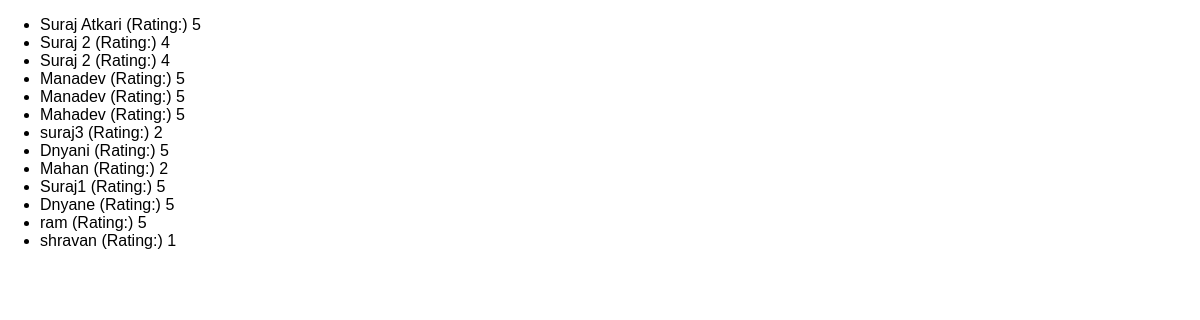
The app's page /reviews, older data.
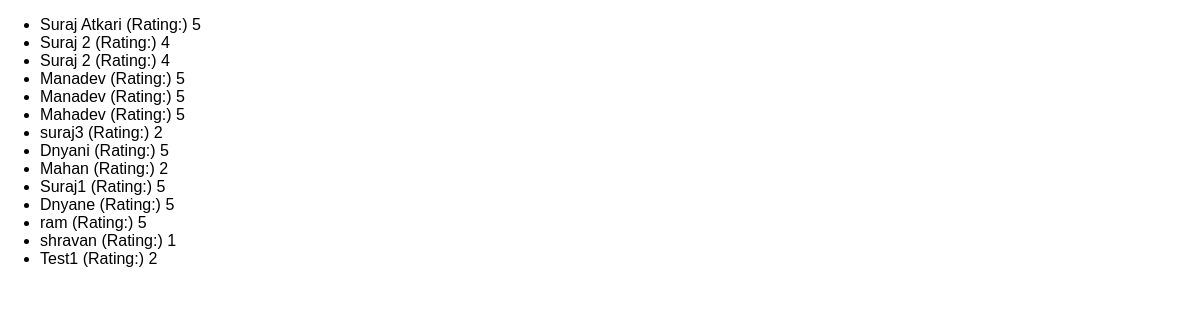
The same page, newer data.
### reviews/models.py (models this page shows)
class Review(models.Model):
    user_name = models.CharField(max_length=50)
    review_text = models.TextField()
    rating = models.IntegerField()

### reviews/views.py (the view)
# urls.py: path("reviews", views.ReviewsListView.as_view()),
class ReviewsListView(ListView):  # Listview=To show all list of content
    template_name = "reviews/review_list.html"
    model = Review
    context_object_name = "reviews"

### reviews/templates/reviews/review_list.html (shortened to what this page needs)
{% extends 'reviews/base.html' %}
{% block content %}
  <ul>
    {% for review in reviews  %}
     <li>{{ review.user_name }} (Rating:) {{review.rating}} </li>
    {% endfor %}
  </ul>
{% endblock content %}

Row changes from the older to the newer data that the page shows:
added Review: user_name "Test1", rating "2"
